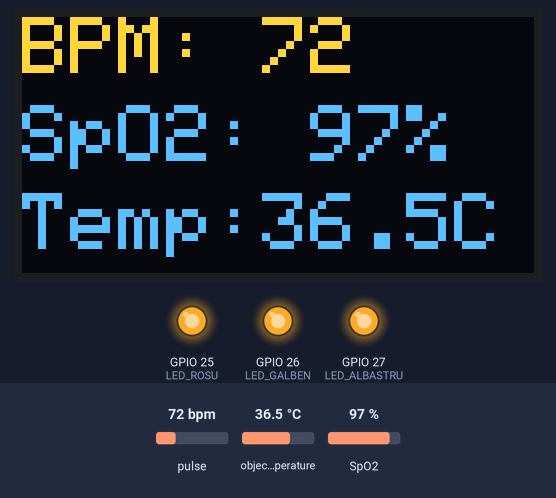
A sketch run on a simulated ESP32. Shown: 128×64 one-colour display, output pins drawn as LEDs (lit = HIGH). The test bench sets the inputs (shaded band); at power-on: pulse 72 bpm, object temperature 36.5 °C, SpO2 97 %. The OLED is the two-colour kind (top 16 rows yellow); WiFi joins after 1.5 s; servers stay silent unless stated; uploads are accepted with an empty reply; random numbers use the default seed unless the sketch sets one; what the sketch prints to the serial monitor is not drawn.

Above: at 3.5 s.
3.6 s: pulse set to 42 bpm
At 6.1 s:
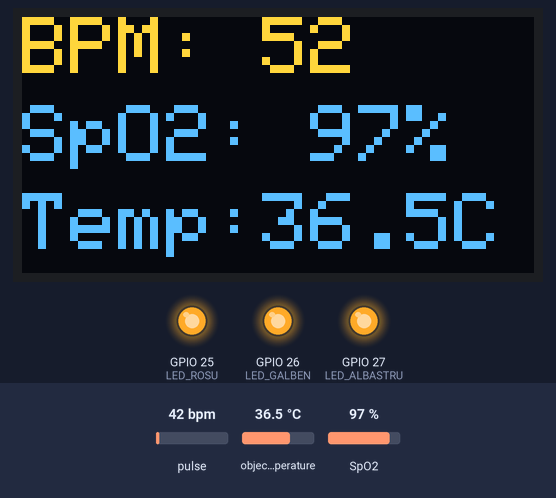
8.1 s: object temperature set to 20 °C
At 10.6 s:
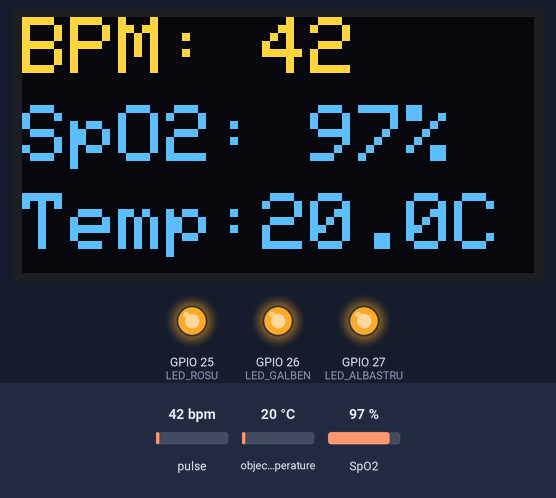
11.3 s: SpO2 set to 80 %
At 12.8 s:
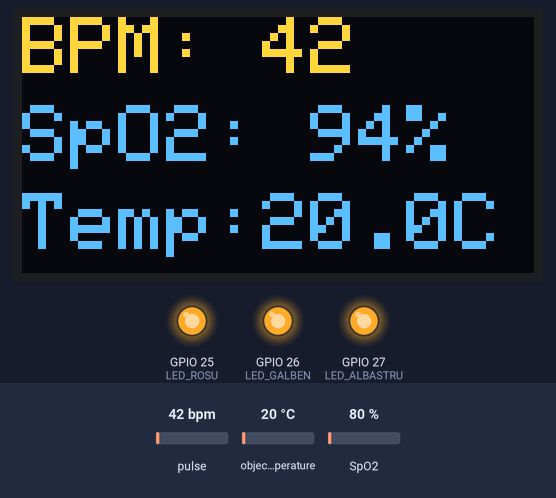
15.0 s: pulse set to 70 bpm
At 17.3 s:
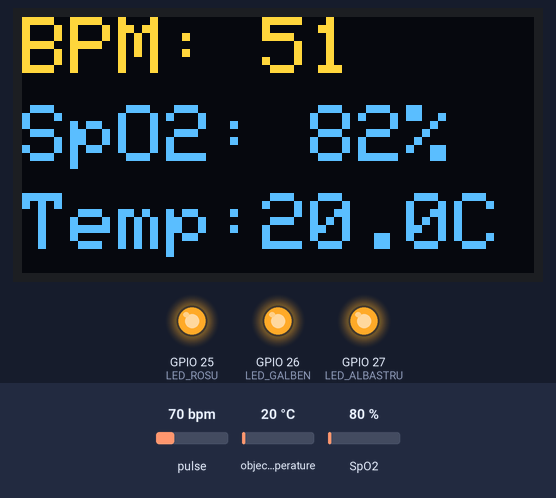
Timing chart, 0 to 18.8 s (numbered marks = the images above; inputs shaded):
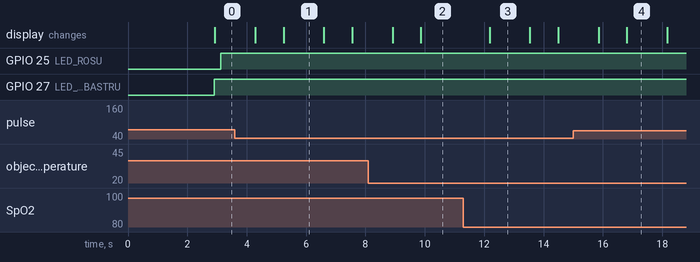

The sketch:

sketch_ambulanta.ino
```cpp
#include <Wire.h>
#include <WiFi.h>
#include <HTTPClient.h>
#include <Adafruit_MLX90614.h>
#include "MAX30105.h"
#include "spo2_algorithm.h"
#include "heartRate.h"
#include <Adafruit_GFX.h>
#include <Adafruit_SSD1306.h>

// CONFIG
const char* ssid = "RETEAUA_TA";
const char* parola = "PAROLA_TA";
const char* FIREBASE_HOST = "proiect-licenta-tst-default-rtdb.firebaseio.com";

#define LED_ROSU 25                 // GPIO25 status Firebase
#define LED_GALBEN 26               // GPIO26 status WiFi
#define LED_ALBASTRU 27             // GPIO27 deget detectat pe senzor
#define LUNGIME_BUFFER 75           // NR DE SAMPLE-URI CITITE PER CICLU
#define LATIME_ECRAN 128            // rezolutie orizontala ecran OLED
#define INALTIME_ECRAN 64           // rezolutie verticala ecran OLED
#define NR_CITIRI 6                 // NR DE CITIRI PENTRU CALCULUL MEDIEI
const int INTERVAL_FIREBASE = 2000; // INTERVALUL DE TRANSMISIE DATE IN MS

// OBIECTE
Adafruit_SSD1306 ecran(LATIME_ECRAN, INALTIME_ECRAN, &Wire, -1);
Adafruit_MLX90614 senzorTemp;
MAX30105 senzorPuls;

// VARIABILE
float temperatura = 0;// valoare initiala temperatura, puls, spo2
int puls = 0, spo2 = 0;
bool degetDetectat = false;

uint32_t bufferIR[LUNGIME_BUFFER], bufferRosu[LUNGIME_BUFFER];
int32_t valoareSpo2, valoarePuls;
int8_t spo2Valid, pulsValid;

int istoricPuls[NR_CITIRI] = {0};
int indexPuls = 0;
int istoricSpo2[NR_CITIRI] = {0};
int indexSpo2 = 0;

unsigned long ultimaActualizareFirebase = 0;
String sessionId = "";

// UTIL
void setLED(int pin, bool stare) { digitalWrite(pin, stare); }

void genereazaSessionId() {
  sessionId = String(millis()) + String(random(1000, 9999)); // SessionId = millis() + numar aleatoriu
  Serial.println("Session ID: " + sessionId);
}

String httpGET(String url) {
  HTTPClient http; http.begin(url); http.setTimeout(3000);
  String raspuns = (http.GET() == 200) ? http.getString() : "";
  http.end(); return raspuns;
}

void httpPUT(String url, String date) {
  HTTPClient http; http.begin(url);
  http.addHeader("Content-Type", "application/json");
  http.setTimeout(3000);
  http.PUT(date);
  http.end();
}

// SESSION
void sincronizareSession() {
  String url = "https://" + String(FIREBASE_HOST) + "/vitals/nextSession.json";
  String raspuns = httpGET(url);
  raspuns.trim(); raspuns.replace("\"", "");

  if (raspuns != "" && raspuns != "null") {
    // Preluam SessionId existent in Firebase
    sessionId = raspuns;
    Serial.println("Session preluat: " + sessionId);
  } else {
    // Nu exista SessionId, il scriem noi
    httpPUT(url, "\"" + sessionId + "\"");
    Serial.println("Session scris: " + sessionId);
  }
}

// OLED
void actualizeazaEcran() {
  ecran.clearDisplay();
  ecran.setTextSize(2);
  ecran.setTextColor(WHITE);

  ecran.setCursor(0, 0);
  ecran.print("BPM: ");
  ecran.println(puls);

  ecran.setCursor(0, 22);
  ecran.print("SpO2: ");
  ecran.print(spo2);
  ecran.println("%");

  ecran.setCursor(0, 44);
  ecran.print("Temp:");
  ecran.print(temperatura, 1);
  ecran.println("C");

  ecran.display();
}

// SETUP
void setup() {
  Serial.begin(115200);
  Wire.begin(21, 22);     // SDA = GPIO21, SCL = GPIO22
  Wire.setClock(100000);  // viteza I2C standard 100kHz

  pinMode(LED_ROSU, OUTPUT);
  pinMode(LED_GALBEN, OUTPUT);
  pinMode(LED_ALBASTRU, OUTPUT);

  setLED(LED_ROSU, LOW);
  setLED(LED_GALBEN, LOW);
  setLED(LED_ALBASTRU, LOW);

  if (!ecran.begin(SSD1306_SWITCHCAPVCC, 0x3C)) {  // adresa I2C ecran OLED: 0x3C
    Serial.println("OLED FAIL");
    while (1);
  }
  ecran.clearDisplay();
  ecran.display();

  randomSeed(analogRead(0));  // initializare generator aleatoriu pentru SessionId
  genereazaSessionId();

  // WiFi
  WiFi.begin(ssid, parola);
  Serial.print("WiFi...");
  unsigned long t = millis();
  while (WiFi.status() != WL_CONNECTED && millis() - t < 10000) { // timeout 10 secunde
    delay(500); Serial.print(".");
  }

  if (WiFi.status() == WL_CONNECTED) {
    Serial.println("\nWiFi OK");
    setLED(LED_GALBEN, HIGH); // WiFi conectat LED galben aprins
    sincronizareSession();
  } else {
    Serial.println("\nFara WiFi");
    setLED(LED_GALBEN, LOW);
  }

  // Senzori
  Serial.println("=== INIT SENZORI ===");
  Serial.println(senzorTemp.begin() ? "MLX90614 OK" : "MLX90614 FAIL");

  if (!senzorPuls.begin(Wire)) {
    Serial.println("MAX30102 FAIL");
    while (1);
  }
  Serial.println("MAX30102 OK");

// Configurare MAX30102: luminozitate LED, mediere sample-uri, mod LED, rata esantionare, latimea pulsului
  senzorPuls.setup(50, 2, 2, 200, 411, 4096);
  senzorPuls.setPulseAmplitudeRed(0x0A);
  senzorPuls.setPulseAmplitudeGreen(0);
}

// SENZORI
void citireSenzori() {
  float t = senzorTemp.readObjectTempC();
  if (!isnan(t) && t > 0) temperatura = t;

  for (byte i = 0; i < LUNGIME_BUFFER; i++) {
    unsigned long tt = millis();
    while (!senzorPuls.available()) {
      if (millis() - tt > 2000) { setLED(LED_ALBASTRU, LOW); return; }  // timeout 2 secunde
      senzorPuls.check();
    }
    bufferRosu[i] = senzorPuls.getRed();
    bufferIR[i] = senzorPuls.getIR();
    senzorPuls.nextSample();
  }

  // Valori IR sub 10000 indica absenta degetului pe senzor
  if (bufferIR[LUNGIME_BUFFER - 1] < 10000) {
    degetDetectat = false; puls = 0; spo2 = 0;
    setLED(LED_ALBASTRU, LOW);
    return;
  }

  degetDetectat = true;
  setLED(LED_ALBASTRU, HIGH); // deget detectat LED albastru aprins

  // ALGORITMUL TEXAS INSTRUMENTS pentru BPM si SpO2
  // Returneaza valorile impreuna cu indicatori de validitate
  maxim_heart_rate_and_oxygen_saturation(
    bufferIR, LUNGIME_BUFFER, bufferRosu,
    &valoareSpo2, &spo2Valid,
    &valoarePuls, &pulsValid
  );

  // Mediere SpO2
  if (spo2Valid && valoareSpo2 > 70 && valoareSpo2 <= 100) {
    istoricSpo2[indexSpo2] = valoareSpo2;
    indexSpo2 = (indexSpo2 + 1) % NR_CITIRI;

    int suma = 0, count = 0;
    for (int i = 0; i < NR_CITIRI; i++) {
      if (istoricSpo2[i] > 0) { suma += istoricSpo2[i]; count++; }
    }
    if (count > 0) spo2 = suma / count;
  }

  // Mediere BPM
  if (pulsValid && valoarePuls > 40 && valoarePuls < 150) {
    istoricPuls[indexPuls] = valoarePuls;
    indexPuls = (indexPuls + 1) % NR_CITIRI;

    int suma = 0, count = 0;
    for (int i = 0; i < NR_CITIRI; i++) {
      if (istoricPuls[i] > 0) { suma += istoricPuls[i]; count++; }
    }
    if (count > 0) puls = suma / count;
  }
}

// FIREBASE
void trimitereFirebase() {
  if (WiFi.status() != WL_CONNECTED) {
    setLED(LED_ROSU, LOW);
    setLED(LED_GALBEN, LOW);
    return;
  }

  // Serializare date vitale in format JSON pentru Firebase Realtime Database
  String url = "https://" + String(FIREBASE_HOST) + "/vitals/live.json";
  String date = "{\"bpm\":" + String(puls) +
                ",\"spo2\":" + String(spo2) +
                ",\"temperature\":" + String(temperatura, 1) +
                ",\"fingerDetected\":" + (degetDetectat ? "true" : "false") +
                ",\"sessionId\":\"" + sessionId +
                "\",\"timestamp\":" + String(millis()) + "}";

  HTTPClient http; http.begin(url);
  http.addHeader("Content-Type", "application/json");
  int cod = http.PUT(date); // metoda HTTP PUT pentru actualizare periodica

  if (cod == 200) setLED(LED_ROSU, HIGH); // transmisie reusita LED rosu aprins
  else setLED(LED_ROSU, LOW);

  http.end();
}

void verificareReset() {
  if (WiFi.status() != WL_CONNECTED) return;

  String raspuns = httpGET("https://" + String(FIREBASE_HOST) + "/vitals/nextSession.json");
  raspuns.trim(); raspuns.replace("\"", "");

  // Daca SessionId din Firebase difera de cel curent se initiaza in aplicatia web o sesiune noua
  if (raspuns != "" && raspuns != "null" && raspuns != sessionId) {
    sessionId = raspuns;
    Serial.println("Session nou: " + sessionId);
  }
}

// LOOP
void loop() {
  setLED(LED_GALBEN, WiFi.status() == WL_CONNECTED);  // actualizare continua status WiFi

  citireSenzori();
  actualizeazaEcran();

  if (millis() - ultimaActualizareFirebase >= INTERVAL_FIREBASE) {
    ultimaActualizareFirebase = millis();
    trimitereFirebase();
    verificareReset();
  }
}
```

Measured:
- after the input at 3.6 s, the display: first changes after 0.69 s (image 1 shows a later state)
- after the input at 11.3 s, the display: changes after 0.88 s (image 3)
- what the display in image 1 shows lasts 1.4 s, from 5.2 s to 6.6 s
